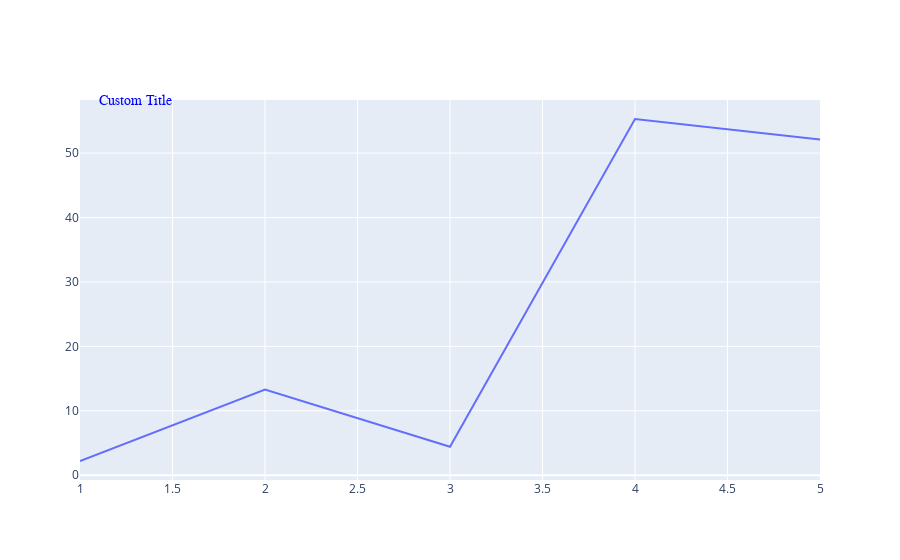

The cell this chart's notebook holds for it:
### Markdown cell above
## Title customization

Customizing titles in `Plotly` graph objects **is a straightforward way** to enhance the visual appeal and clarity of your data visualizations. 

With Plotly, you have the flexibility to modify various aspects of the title, such as its `text`, `font`, `color`, `alignment`, and `positioning`. 

Here's a brief guide on how to customize titles using Plotly graph objects:

### Code cell
fig = go.Figure()

fig.add_trace(go.Scatter(
    x=x_values, # x-axis
    y=y_values, # y-axis
    mode='lines', # Connect data points with lines
    name='Line' # Name in the legend
))

# Add and change title style
fig.update_layout(
    title='Custom Title',
    title_font=dict(size=14,
                    color='blue',
                    family='Arial'),
    title_x=0.11,  # Title aligned with grid
    title_y=0.83,  # Title positioned near the top vertically
)

### Figure 1 — Plotly figure (JSON) as saved in the notebook; plotly's stock layout.template omitted (floating-point values rounded to 4 significant figures)
{"data": [{"mode": "lines", "name": "Line", "type": "scatter", "x": [1, 2, 3, 4, 5], "y": [2.2, 13.3, 4.4, 55.3, 52.1]}], "layout": {"title": {"font": {"color": "blue", "family": "Arial", "size": 14}, "text": "Custom Title", "x": 0.11, "y": 0.83}}}
